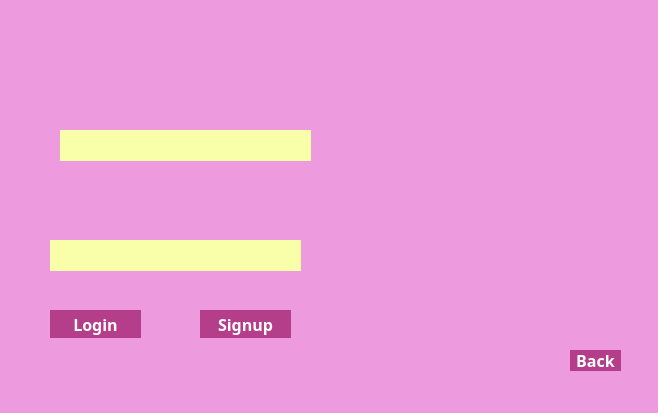
<?xml version="1.0" encoding="UTF-8"?>
<ui version="4.0">
 <class>MainWindow</class>
 <widget class="QMainWindow" name="MainWindow">
  <property name="geometry">
   <rect>
    <x>0</x>
    <y>0</y>
    <width>658</width>
    <height>413</height>
   </rect>
  </property>
  <property name="windowTitle">
   <string>MainWindow</string>
  </property>
  <property name="styleSheet">
   <string notr="true">background-color: rgb(237, 155, 222);</string>
  </property>
  <widget class="QWidget" name="centralwidget">
   <widget class="QLineEdit" name="username">
    <property name="geometry">
     <rect>
      <x>60</x>
      <y>130</y>
      <width>251</width>
      <height>31</height>
     </rect>
    </property>
    <property name="styleSheet">
     <string notr="true">background-color: rgb(248, 255, 168);
color: rgb(0, 0, 0);
border: 3px</string>
    </property>
   </widget>
   <widget class="QLineEdit" name="password">
    <property name="geometry">
     <rect>
      <x>50</x>
      <y>240</y>
      <width>251</width>
      <height>31</height>
     </rect>
    </property>
    <property name="styleSheet">
     <string notr="true">background-color: rgb(248, 255, 168);
border: 3px;
color: rgb(0, 0, 0);</string>
    </property>
   </widget>
   <widget class="QPushButton" name="dangnhap">
    <property name="geometry">
     <rect>
      <x>50</x>
      <y>310</y>
      <width>91</width>
      <height>28</height>
     </rect>
    </property>
    <property name="font">
     <font>
      <family>8514oem</family>
      <pointsize>12</pointsize>
      <weight>75</weight>
      <bold>true</bold>
     </font>
    </property>
    <property name="styleSheet">
     <string notr="true">background-color: rgb(181, 62, 138);
border: 3px;
color: rgb(255, 255, 255);</string>
    </property>
    <property name="text">
     <string>Login</string>
    </property>
   </widget>
   <widget class="QPushButton" name="dangky">
    <property name="geometry">
     <rect>
      <x>200</x>
      <y>310</y>
      <width>91</width>
      <height>28</height>
     </rect>
    </property>
    <property name="font">
     <font>
      <family>8514oem</family>
      <pointsize>12</pointsize>
      <weight>75</weight>
      <bold>true</bold>
     </font>
    </property>
    <property name="styleSheet">
     <string notr="true">background-color: rgb(181, 62, 138);
border: 3px;
color: rgb(255, 255, 255);</string>
    </property>
    <property name="text">
     <string>Signup</string>
    </property>
   </widget>
   <widget class="QLabel" name="label_2">
    <property name="geometry">
     <rect>
      <x>-10</x>
      <y>-10</y>
      <width>671</width>
      <height>411</height>
     </rect>
    </property>
    <property name="text">
     <string/>
    </property>
    <property name="pixmap">
     <pixmap>../../../../Downloads/dangnhapusers.png</pixmap>
    </property>
    <property name="scaledContents">
     <bool>true</bool>
    </property>
   </widget>
   <widget class="QPushButton" name="back">
    <property name="geometry">
     <rect>
      <x>570</x>
      <y>350</y>
      <width>51</width>
      <height>21</height>
     </rect>
    </property>
    <property name="font">
     <font>
      <family>8514oem</family>
      <pointsize>12</pointsize>
      <weight>75</weight>
      <bold>true</bold>
     </font>
    </property>
    <property name="styleSheet">
     <string notr="true">background-color: rgb(181, 62, 138);
border: 3px;
color: rgb(255, 255, 255);</string>
    </property>
    <property name="text">
     <string>Back</string>
    </property>
   </widget>
   <zorder>label_2</zorder>
   <zorder>username</zorder>
   <zorder>password</zorder>
   <zorder>dangnhap</zorder>
   <zorder>dangky</zorder>
   <zorder>back</zorder>
  </widget>
  <widget class="QStatusBar" name="statusbar"/>
 </widget>
 <resources/>
 <connections/>
</ui>
